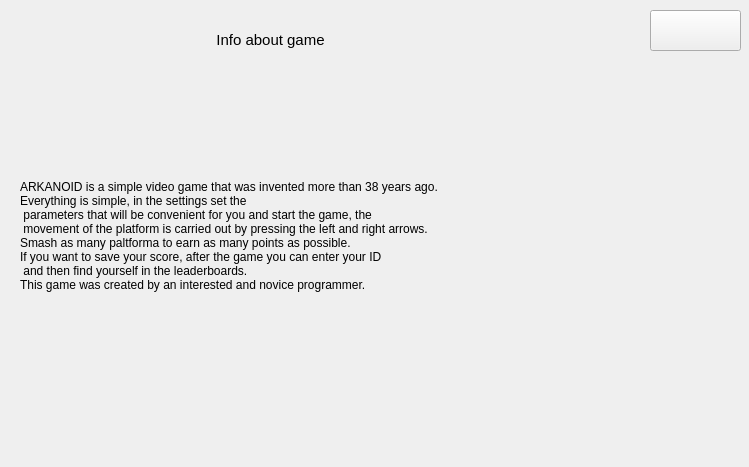
<?xml version="1.0" encoding="UTF-8"?>
<ui version="4.0">
 <class>Form</class>
 <widget class="QWidget" name="Form">
  <property name="geometry">
   <rect>
    <x>0</x>
    <y>0</y>
    <width>749</width>
    <height>467</height>
   </rect>
  </property>
  <property name="windowTitle">
   <string>INFO</string>
  </property>
  <widget class="QLabel" name="info_header">
   <property name="geometry">
    <rect>
     <x>140</x>
     <y>10</y>
     <width>261</width>
     <height>61</height>
    </rect>
   </property>
   <property name="toolTip">
    <string>&lt;html&gt;&lt;head/&gt;&lt;body&gt;&lt;p align=&quot;center&quot;&gt;&lt;span style=&quot; font-size:11pt;&quot;&gt;Info about game&lt;/span&gt;&lt;/p&gt;&lt;/body&gt;&lt;/html&gt;</string>
   </property>
   <property name="styleSheet">
    <string notr="true">Info about game</string>
   </property>
   <property name="text">
    <string>&lt;html&gt;&lt;head/&gt;&lt;body&gt;&lt;p align=&quot;center&quot;&gt;&lt;span style=&quot; font-size:11pt;&quot;&gt;Info about game&lt;/span&gt;&lt;/p&gt;&lt;/body&gt;&lt;/html&gt;</string>
   </property>
  </widget>
  <widget class="QLabel" name="info_text">
   <property name="geometry">
    <rect>
     <x>20</x>
     <y>50</y>
     <width>831</width>
     <height>371</height>
    </rect>
   </property>
   <property name="text">
    <string>ARKANOID is a simple video game that was invented more than 38 years ago.
Everything is simple, in the settings set the
 parameters that will be convenient for you and start the game, the
 movement of the platform is carried out by pressing the left and right arrows.
Smash as many paltforma to earn as many points as possible.
If you want to save your score, after the game you can enter your ID
 and then find yourself in the leaderboards.
This game was created by an interested and novice programmer.</string>
   </property>
  </widget>
  <widget class="QPushButton" name="exit_bottom">
   <property name="geometry">
    <rect>
     <x>650</x>
     <y>10</y>
     <width>91</width>
     <height>41</height>
    </rect>
   </property>
   <property name="text">
    <string/>
   </property>
  </widget>
 </widget>
 <resources/>
 <connections/>
</ui>
